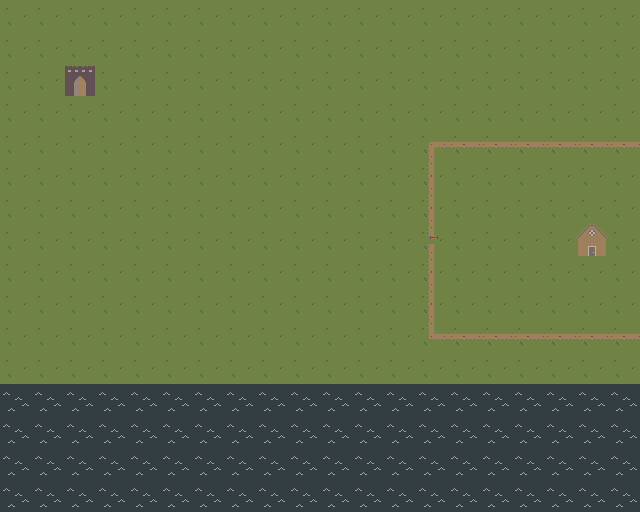

Below is a game level as drawn by its tile map, then a one-line description and the .tmx file that defines it, in full:
An orthogonal 20x16 tile map with 32x32 px tiles, 4 tile layers (grass, water, fences, places).

<map version="1.10" tiledversion="1.10.2" orientation="orthogonal" renderorder="right-down" width="20" height="16" tilewidth="32" tileheight="32" infinite="0" nextlayerid="7" nextobjectid="1">
 <properties>
  <property name="tilesetResPath" value="res://resources/default_tileset.tres" />
 </properties>
 <tileset firstgid="1" source="default.tsx" />
 <layer id="1" name="grass" width="20" height="16">
  <data encoding="csv">
2,2,2,2,2,2,2,2,2,2,2,2,2,2,2,2,2,2,2,2,
2,2,2,2,2,2,2,2,2,2,2,2,2,2,2,2,2,2,2,2,
2,2,2,2,2,2,2,2,2,2,2,2,2,2,2,2,2,2,2,2,
2,2,2,2,2,2,2,2,2,2,2,2,2,2,2,2,2,2,2,2,
2,2,2,2,2,2,2,2,2,2,2,2,2,2,2,2,2,2,2,2,
2,2,2,2,2,2,2,2,2,2,2,2,2,2,2,2,2,2,2,2,
2,2,2,2,2,2,2,2,2,2,2,2,2,2,2,2,2,2,2,2,
2,2,2,2,2,2,2,2,2,2,2,2,2,2,2,2,2,2,2,2,
2,2,2,2,2,2,2,2,2,2,2,2,2,2,2,2,2,2,2,2,
2,2,2,2,2,2,2,2,2,2,2,2,2,2,2,2,2,2,2,2,
2,2,2,2,2,2,2,2,2,2,2,2,2,2,2,2,2,2,2,2,
2,2,2,2,2,2,2,2,2,2,2,2,2,2,2,2,2,2,2,2,
0,0,0,0,0,0,0,0,0,0,0,0,0,0,0,0,0,0,0,0,
0,0,0,0,0,0,0,0,0,0,0,0,0,0,0,0,0,0,0,0,
0,0,0,0,0,0,0,0,0,0,0,0,0,0,0,0,0,0,0,0,
0,0,0,0,0,0,0,0,0,0,0,0,0,0,0,0,0,0,0,0
</data>
 </layer>
 <layer id="2" name="water" width="20" height="16">
  <data encoding="csv">
0,0,0,0,0,0,0,0,0,0,0,0,0,0,0,0,0,0,0,0,
0,0,0,0,0,0,0,0,0,0,0,0,0,0,0,0,0,0,0,0,
0,0,0,0,0,0,0,0,0,0,0,0,0,0,0,0,0,0,0,0,
0,0,0,0,0,0,0,0,0,0,0,0,0,0,0,0,0,0,0,0,
0,0,0,0,0,0,0,0,0,0,0,0,0,0,0,0,0,0,0,0,
0,0,0,0,0,0,0,0,0,0,0,0,0,0,0,0,0,0,0,0,
0,0,0,0,0,0,0,0,0,0,0,0,0,0,0,0,0,0,0,0,
0,0,0,0,0,0,0,0,0,0,0,0,0,0,0,0,0,0,0,0,
0,0,0,0,0,0,0,0,0,0,0,0,0,0,0,0,0,0,0,0,
0,0,0,0,0,0,0,0,0,0,0,0,0,0,0,0,0,0,0,0,
0,0,0,0,0,0,0,0,0,0,0,0,0,0,0,0,0,0,0,0,
0,0,0,0,0,0,0,0,0,0,0,0,0,0,0,0,0,0,0,0,
10,10,10,10,10,10,10,10,10,10,10,10,10,10,10,10,10,10,10,10,
10,10,10,10,10,10,10,10,10,10,10,10,10,10,10,10,10,10,10,10,
10,10,10,10,10,10,10,10,10,10,10,10,10,10,10,10,10,10,10,10,
10,10,10,10,10,10,10,10,10,10,10,10,10,10,10,10,10,10,10,10
</data>
 </layer>
 <layer id="3" name="fences" width="20" height="16">
  <data encoding="csv">
0,0,0,0,0,0,0,0,0,0,0,0,0,0,0,0,0,0,0,0,
0,0,0,0,0,0,0,0,0,0,0,0,0,0,0,0,0,0,0,0,
0,0,0,0,0,0,0,0,0,0,0,0,0,0,0,0,0,0,0,0,
0,0,0,0,0,0,0,0,0,0,0,0,0,0,0,0,0,0,0,0,
0,0,0,0,0,0,0,0,0,0,0,0,0,24,3,3,3,3,3,3,
0,0,0,0,0,0,0,0,0,0,0,0,0,7,0,0,0,0,0,0,
0,0,0,0,0,0,0,0,0,0,0,0,0,7,0,0,0,0,0,0,
0,0,0,0,0,0,0,0,0,0,0,0,0,9,0,0,0,0,0,0,
0,0,0,0,0,0,0,0,0,0,0,0,0,7,0,0,0,0,0,0,
0,0,0,0,0,0,0,0,0,0,0,0,0,7,0,0,0,0,0,0,
0,0,0,0,0,0,0,0,0,0,0,0,0,27,3,3,3,3,3,3,
0,0,0,0,0,0,0,0,0,0,0,0,0,0,0,0,0,0,0,0,
0,0,0,0,0,0,0,0,0,0,0,0,0,0,0,0,0,0,0,0,
0,0,0,0,0,0,0,0,0,0,0,0,0,0,0,0,0,0,0,0,
0,0,0,0,0,0,0,0,0,0,0,0,0,0,0,0,0,0,0,0,
0,0,0,0,0,0,0,0,0,0,0,0,0,0,0,0,0,0,0,0
</data>
 </layer>
 <layer id="4" name="places" width="20" height="16">
  <data encoding="csv">
0,0,0,0,0,0,0,0,0,0,0,0,0,0,0,0,0,0,0,0,
0,0,0,0,0,0,0,0,0,0,0,0,0,0,0,0,0,0,0,0,
0,0,1,0,0,0,0,0,0,0,0,0,0,0,0,0,0,0,0,0,
0,0,0,0,0,0,0,0,0,0,0,0,0,0,0,0,0,0,0,0,
0,0,0,0,0,0,0,0,0,0,0,0,0,0,0,0,0,0,0,0,
0,0,0,0,0,0,0,0,0,0,0,0,0,0,0,0,0,0,0,0,
0,0,0,0,0,0,0,0,0,0,0,0,0,0,0,0,0,0,0,0,
0,0,0,0,0,0,0,0,0,0,0,0,0,0,0,0,0,0,6,0,
0,0,0,0,0,0,0,0,0,0,0,0,0,0,0,0,0,0,0,0,
0,0,0,0,0,0,0,0,0,0,0,0,0,0,0,0,0,0,0,0,
0,0,0,0,0,0,0,0,0,0,0,0,0,0,0,0,0,0,0,0,
0,0,0,0,0,0,0,0,0,0,0,0,0,0,0,0,0,0,0,0,
0,0,0,0,0,0,0,0,0,0,0,0,0,0,0,0,0,0,0,0,
0,0,0,0,0,0,0,0,0,0,0,0,0,0,0,0,0,0,0,0,
0,0,0,0,0,0,0,0,0,0,0,0,0,0,0,0,0,0,0,0,
0,0,0,0,0,0,0,0,0,0,0,0,0,0,0,0,0,0,0,0
</data>
 </layer>
</map>